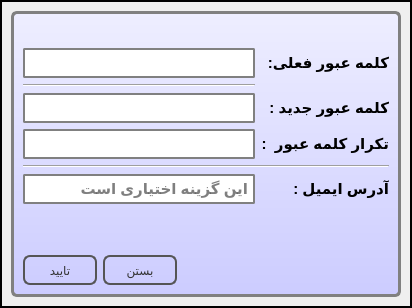
<?xml version="1.0" encoding="UTF-8"?>
<ui version="4.0">
 <class>ChangePasswordDialog</class>
 <widget class="QDialog" name="ChangePasswordDialog">
  <property name="windowModality">
   <enum>Qt::ApplicationModal</enum>
  </property>
  <property name="geometry">
   <rect>
    <x>0</x>
    <y>0</y>
    <width>412</width>
    <height>308</height>
   </rect>
  </property>
  <property name="windowTitle">
   <string>تغییر کلمه عبور</string>
  </property>
  <property name="layoutDirection">
   <enum>Qt::RightToLeft</enum>
  </property>
  <property name="modal">
   <bool>true</bool>
  </property>
  <layout class="QGridLayout" name="gridLayout">
   <property name="leftMargin">
    <number>0</number>
   </property>
   <property name="topMargin">
    <number>0</number>
   </property>
   <property name="rightMargin">
    <number>0</number>
   </property>
   <property name="bottomMargin">
    <number>0</number>
   </property>
   <item row="0" column="0">
    <widget class="QFrame" name="frameBorder">
     <property name="styleSheet">
      <string notr="true">#frameBorder {
	border: 2px solid black;
}

/* ------------------------------------- */
#frameLogin, #frameChangePass{
border: 3px solid gray;
border-radius: 6px;
background: QLinearGradient(x1: 0, y1: 0, x2: 0, y2: 1, stop: 0 #eef, stop: 1 #ccf);
}
/* ------------------------------------- */
QLabel {
font-weight: bold;
font-size: 15px;
}
/* ------------------------------------- */
QLineEdit, QComboBox {
padding: 3px;
border-style: solid;
border: 2px solid gray;
border-radius: 2px;
font-weight: bold;
font-size: 15px;
}
/* ------------------------------------- */
#cmbUsername{

}
/* ------------------------------------- */
QPushButton{
color: #333;
border: 2px solid #555;
border-radius: 7px;
padding: 5px;
background: qradialgradient(cx: 0.3, cy: -0.4,
fx: 0.3, fy: -0.4,
radius: 1.35, stop: 0 #fff, stop: 1 #888);
min-width: 60px;
}

QPushButton:hover {
background: qradialgradient(cx: 0.3, cy: -0.4,
fx: 0.3, fy: -0.4,
radius: 1.35, stop: 0 #fff, stop: 1 #bbb);
}

QPushButton:pressed {
background: qradialgradient(cx: 0.4, cy: -0.1,
fx: 0.4, fy: -0.1,
radius: 1.35, stop: 0 #fff, stop: 1 #ddd);
}
/* ------------------------------------- */

</string>
     </property>
     <property name="frameShape">
      <enum>QFrame::StyledPanel</enum>
     </property>
     <property name="frameShadow">
      <enum>QFrame::Raised</enum>
     </property>
     <layout class="QGridLayout" name="gridLayout_8">
      <item row="0" column="0">
       <widget class="QFrame" name="frameChangePass">
        <property name="styleSheet">
         <string notr="true"/>
        </property>
        <property name="frameShape">
         <enum>QFrame::StyledPanel</enum>
        </property>
        <property name="frameShadow">
         <enum>QFrame::Raised</enum>
        </property>
        <layout class="QGridLayout" name="gridLayout_6">
         <item row="3" column="0">
          <widget class="QLabel" name="lblA">
           <property name="maximumSize">
            <size>
             <width>131</width>
             <height>16777215</height>
            </size>
           </property>
           <property name="text">
            <string>کلمه عبور جدید :</string>
           </property>
          </widget>
         </item>
         <item row="5" column="0" colspan="2">
          <widget class="Line" name="line">
           <property name="orientation">
            <enum>Qt::Horizontal</enum>
           </property>
          </widget>
         </item>
         <item row="6" column="1">
          <widget class="QLineEdit" name="ledEmailAddress">
           <property name="sizePolicy">
            <sizepolicy hsizetype="Expanding" vsizetype="Fixed">
             <horstretch>0</horstretch>
             <verstretch>0</verstretch>
            </sizepolicy>
           </property>
           <property name="toolTip">
            <string>&lt;html&gt;&lt;head/&gt;&lt;body&gt;
&lt;p style=&quot;white-space: nowrap&quot;&gt;
&lt;span style=&quot; font-weight:600;&quot;&gt;از این آدرس جهت &lt;/span&gt;
&lt;span style=&quot; font-weight:600; color:#00ff00;&quot;&gt;بازیابی کلمه عبور&lt;/span&gt;&lt;span style=&quot; font-weight:600;&quot;&gt; در صورت &lt;/span&gt;&lt;span style=&quot; font-weight:600; color:#ff0000;&quot;&gt;فراموشی&lt;/span&gt;&lt;span style=&quot; font-weight:600;&quot;&gt; استفاده می‌شود&lt;/span&gt;
&lt;/p&gt;&lt;/body&gt;&lt;/html&gt;
</string>
           </property>
           <property name="text">
            <string/>
           </property>
           <property name="placeholderText">
            <string>این گزینه اختیاری است</string>
           </property>
          </widget>
         </item>
         <item row="4" column="0">
          <widget class="QLabel" name="lblB">
           <property name="maximumSize">
            <size>
             <width>131</width>
             <height>16777215</height>
            </size>
           </property>
           <property name="text">
            <string>تکرار کلمه عبور  :</string>
           </property>
          </widget>
         </item>
         <item row="7" column="1">
          <spacer name="verticalSpacer">
           <property name="orientation">
            <enum>Qt::Vertical</enum>
           </property>
           <property name="sizeHint" stdset="0">
            <size>
             <width>20</width>
             <height>139</height>
            </size>
           </property>
          </spacer>
         </item>
         <item row="6" column="0">
          <widget class="QLabel" name="lblA_2">
           <property name="maximumSize">
            <size>
             <width>131</width>
             <height>16777215</height>
            </size>
           </property>
           <property name="text">
            <string>آدرس ایمیل :</string>
           </property>
          </widget>
         </item>
         <item row="3" column="1">
          <widget class="QLineEdit" name="ledNewPassword">
           <property name="sizePolicy">
            <sizepolicy hsizetype="Expanding" vsizetype="Fixed">
             <horstretch>0</horstretch>
             <verstretch>0</verstretch>
            </sizepolicy>
           </property>
           <property name="contextMenuPolicy">
            <enum>Qt::PreventContextMenu</enum>
           </property>
           <property name="acceptDrops">
            <bool>false</bool>
           </property>
           <property name="text">
            <string/>
           </property>
           <property name="echoMode">
            <enum>QLineEdit::Password</enum>
           </property>
          </widget>
         </item>
         <item row="4" column="1">
          <widget class="QLineEdit" name="ledNewPasswordAgain">
           <property name="sizePolicy">
            <sizepolicy hsizetype="Expanding" vsizetype="Fixed">
             <horstretch>0</horstretch>
             <verstretch>0</verstretch>
            </sizepolicy>
           </property>
           <property name="contextMenuPolicy">
            <enum>Qt::PreventContextMenu</enum>
           </property>
           <property name="acceptDrops">
            <bool>false</bool>
           </property>
           <property name="text">
            <string/>
           </property>
           <property name="echoMode">
            <enum>QLineEdit::Password</enum>
           </property>
          </widget>
         </item>
         <item row="0" column="1">
          <spacer name="verticalSpacer_2">
           <property name="orientation">
            <enum>Qt::Vertical</enum>
           </property>
           <property name="sizeHint" stdset="0">
            <size>
             <width>20</width>
             <height>120</height>
            </size>
           </property>
          </spacer>
         </item>
         <item row="8" column="1">
          <layout class="QHBoxLayout" name="horizontalLayout_2">
           <item>
            <spacer name="horizontalSpacer_2">
             <property name="orientation">
              <enum>Qt::Horizontal</enum>
             </property>
             <property name="sizeHint" stdset="0">
              <size>
               <width>28</width>
               <height>20</height>
              </size>
             </property>
            </spacer>
           </item>
           <item>
            <widget class="QPushButton" name="btnCancel">
             <property name="sizePolicy">
              <sizepolicy hsizetype="Preferred" vsizetype="Maximum">
               <horstretch>0</horstretch>
               <verstretch>0</verstretch>
              </sizepolicy>
             </property>
             <property name="minimumSize">
              <size>
               <width>74</width>
               <height>30</height>
              </size>
             </property>
             <property name="styleSheet">
              <string notr="true"/>
             </property>
             <property name="text">
              <string>بستن</string>
             </property>
             <property name="autoDefault">
              <bool>false</bool>
             </property>
            </widget>
           </item>
           <item>
            <widget class="QPushButton" name="btnChangePassword">
             <property name="sizePolicy">
              <sizepolicy hsizetype="Preferred" vsizetype="Maximum">
               <horstretch>0</horstretch>
               <verstretch>0</verstretch>
              </sizepolicy>
             </property>
             <property name="minimumSize">
              <size>
               <width>74</width>
               <height>30</height>
              </size>
             </property>
             <property name="text">
              <string>تایید</string>
             </property>
             <property name="default">
              <bool>true</bool>
             </property>
            </widget>
           </item>
          </layout>
         </item>
         <item row="1" column="1">
          <widget class="QLineEdit" name="ledCurrentPass">
           <property name="sizePolicy">
            <sizepolicy hsizetype="Expanding" vsizetype="Fixed">
             <horstretch>0</horstretch>
             <verstretch>0</verstretch>
            </sizepolicy>
           </property>
           <property name="contextMenuPolicy">
            <enum>Qt::PreventContextMenu</enum>
           </property>
           <property name="acceptDrops">
            <bool>false</bool>
           </property>
           <property name="text">
            <string/>
           </property>
           <property name="echoMode">
            <enum>QLineEdit::Password</enum>
           </property>
          </widget>
         </item>
         <item row="2" column="1">
          <widget class="Line" name="line_2">
           <property name="orientation">
            <enum>Qt::Horizontal</enum>
           </property>
          </widget>
         </item>
         <item row="1" column="0">
          <widget class="QLabel" name="lblA_3">
           <property name="maximumSize">
            <size>
             <width>131</width>
             <height>16777215</height>
            </size>
           </property>
           <property name="text">
            <string>کلمه عبور فعلی:</string>
           </property>
          </widget>
         </item>
        </layout>
       </widget>
      </item>
     </layout>
    </widget>
   </item>
  </layout>
 </widget>
 <tabstops>
  <tabstop>ledCurrentPass</tabstop>
  <tabstop>ledNewPassword</tabstop>
  <tabstop>ledNewPasswordAgain</tabstop>
  <tabstop>ledEmailAddress</tabstop>
  <tabstop>btnChangePassword</tabstop>
  <tabstop>btnCancel</tabstop>
 </tabstops>
 <resources/>
 <connections/>
</ui>
